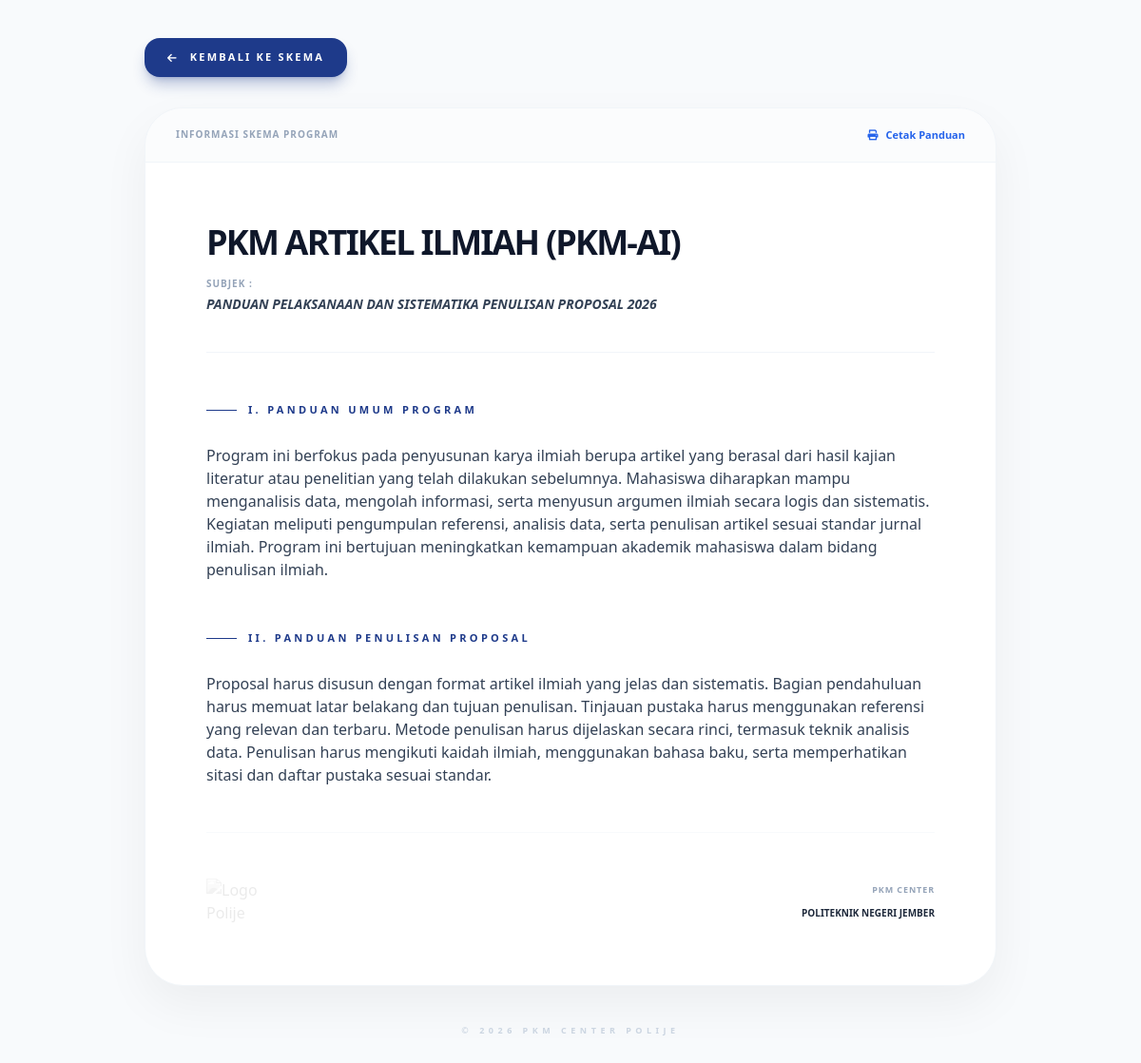
/page/detail_pkm.php?id=10, run on the app's committed database.
### tables this page shows
CREATE TABLE `data_pkm` (
  `id_pkm` int NOT NULL,
  `foto_pkm` varchar(255) NOT NULL,
  `nama_pkm` varchar(255) NOT NULL,
  `singkatan` varchar(20) NOT NULL,
  `deskripsi_singkat` text,
  `panduan_umum` longtext,
  `panduan_penulisan` longtext,
  `created_at` timestamp NULL DEFAULT CURRENT_TIMESTAMP,
  `updated_at` timestamp NULL DEFAULT CURRENT_TIMESTAMP ON UPDATE CURRENT_TIMESTAMP
);

### page/detail_pkm.php (the view, shortened to what this page needs)
<?php
require_once '../koneksi/koneksi.php';
$id = isset($_GET['id']) ? $_GET['id'] : null;
try {
    $stmt = $pdo->prepare("SELECT * FROM data_pkm WHERE id_pkm = :id");
    $stmt->execute([':id' => $id]);
    $pkm = $stmt->fetch(PDO::FETCH_ASSOC);
} catch (PDOException $e) {
    die("Kesalahan database: " . $e->getMessage());
}
?>
<!DOCTYPE html>
<html lang="id">
<head>
    <script src="https://cdn.tailwindcss.com"></script>
    <link href="https://cdnjs.cloudflare.com/ajax/libs/font-awesome/6.0.0/css/all.min.css" rel="stylesheet">
</head>
<body class="font-sans antialiased bg-slate-50 text-slate-800">
    <main class="w-full min-h-screen pt-10 pb-20 px-4 md:px-10 flex justify-center">
        <div class="max-w-4xl w-full">
            <div class="mb-8 no-print flex justify-start">
                <a href="informasi_pkm.php" class="inline-flex items-center gap-3 px-6 py-3 bg-blue-900 text-white rounded-2xl font-black text-[11px] uppercase tracking-[0.2em] shadow-lg shadow-blue-900/30 hover:bg-blue-800 hover:-translate-x-1 transition-all duration-300">
                    <i class="fas fa-arrow-left"></i> Kembali ke Skema
                </a>
            </div>
            <div class="print-area bg-white rounded-[2.5rem] shadow-[0_20px_50px_rgba(0,0,0,0.05)] border border-slate-100 overflow-hidden">
                <div class="no-print bg-slate-50/50 px-8 py-5 border-b border-slate-100 flex justify-between items-center">
                    <p class="text-[10px] font-bold text-slate-400 uppercase tracking-widest">Informasi Skema Program</p>
                    <button onclick="window.print()" class="text-blue-600 hover:text-blue-800 text-[11px] font-black flex items-center gap-2 transition-all">
                        <i class="fas fa-print"></i> Cetak Panduan
                    </button>
                </div>
                <div class="p-8 md:p-16 text-left">
                    <header class="border-b border-slate-100 pb-10 mb-12">
                        <h1 class="text-2xl md:text-4xl font-black text-slate-900 leading-tight mb-4 uppercase tracking-tighter">
                            <?= htmlspecialchars($pkm['nama_pkm']) ?> (<?= htmlspecialchars($pkm['singkatan']) ?>)
                        </h1>
                        <div class="flex flex-col gap-1">
                            <p class="text-[10px] font-black text-slate-400 uppercase tracking-widest">Subjek :</p>
                            <p class="text-sm font-bold text-slate-700 uppercase italic">Panduan Pelaksanaan dan Sistematika Penulisan Proposal 2026</p>
                        </div>
                    </header>
                    <article class="text-sm md:text-base leading-relaxed text-slate-700 space-y-12 antialiased">
                            <section>
                                <p class="text-[11px] font-black text-blue-900 uppercase tracking-[0.3em] mb-6 flex items-center gap-3">
                                    <span class="w-8 h-px bg-blue-900"></span> I. PANDUAN UMUM PROGRAM
                                </p>
                                <div class="text-content text-left"><?= htmlspecialchars(trim($pkm['panduan_umum'])) ?></div>
                            </section>
                            <section>
                                <p class="text-[11px] font-black text-blue-900 uppercase tracking-[0.3em] mb-6 flex items-center gap-3">
                                    <span class="w-8 h-px bg-blue-900"></span> II. PANDUAN PENULISAN PROPOSAL
                                </p>
                                <div class="text-content text-left"><?= htmlspecialchars(trim($pkm['panduan_penulisan'])) ?></div>
                            </section>
                        <div class="pt-12 border-t border-slate-50 mt-16 flex justify-between items-end">
                            <div class="opacity-10 grayscale hidden md:block">
                                <img src="../image/LogoPolije.png" class="w-20" alt="Logo Polije">
                            </div>
                            <div class="text-right">
                                <p class="text-[9px] font-bold text-slate-400 uppercase tracking-widest">PKM CENTER</p>
                                <p class="text-[10px] font-black text-slate-800 uppercase">Politeknik Negeri Jember</p>
                            </div>
                        </div>
                    </article>
                </div>
            </div>
            <div class="mt-10 text-center no-print">
                <p class="text-[9px] font-bold text-slate-300 uppercase tracking-[0.5em]">&copy; 2026 PKM CENTER POLIJE</p>
            </div>
        </div>
    </main>
</body>
</html>

### page/detail_pkm.php (style rules this page uses)
.text-content { white-space: pre-wrap; word-wrap: break-word; }

### data on the page
data_pkm: nama_pkm "PKM ARTIKEL ILMIAH", singkatan "PKM-AI", panduan_umum "Program ini berfokus pada penyusunan karya ilmiah berupa artikel yang berasal dari hasil kajian literatur atau penelitian yang telah dilakukan sebelumnya. Mahasiswa diharapkan mampu menganalisis data, mengolah informasi, serta menyusun argumen ilmiah secara logis dan sistematis. Kegiatan meliputi pengumpulan referensi, analisis data, serta penulisan artikel sesuai standar jurnal ilmiah. Program ini bertujuan meningkatkan kemampuan akademik mahasiswa dalam bidang penulisan ilmiah.", panduan_penulisan "Proposal harus disusun dengan format artikel ilmiah yang jelas dan sistematis. Bagian pendahuluan harus memuat latar belakang dan tujuan penulisan. Tinjauan pustaka harus menggunakan referensi yang relevan dan terbaru. Metode penulisan harus dijelaskan secara rinci, termasuk teknik analisis data. Penulisan harus mengikuti kaidah ilmiah, menggunakan bahasa baku, serta memperhatikan sitasi dan daftar pustaka sesuai standar."
